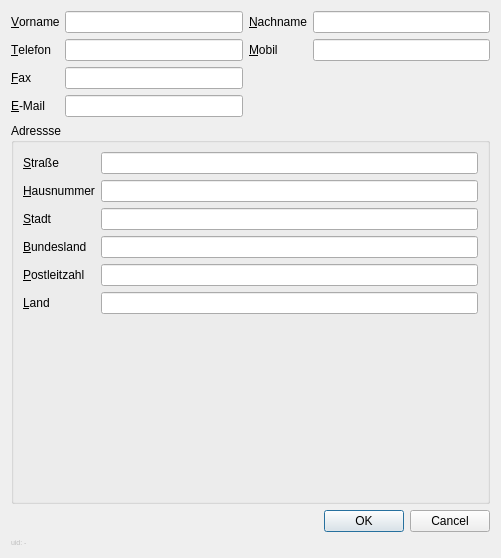
<?xml version="1.0" encoding="UTF-8"?>
<ui version="4.0">
 <class>Dialog</class>
 <widget class="QDialog" name="Dialog">
  <property name="geometry">
   <rect>
    <x>0</x>
    <y>0</y>
    <width>501</width>
    <height>558</height>
   </rect>
  </property>
  <property name="windowTitle">
   <string>Dialog</string>
  </property>
  <layout class="QVBoxLayout" name="verticalLayout">
   <item>
    <layout class="QHBoxLayout" name="horizontalLayout">
     <item>
      <layout class="QGridLayout" name="gridLayout">
       <item row="5" column="1">
        <widget class="QLineEdit" name="lineEdit_email"/>
       </item>
       <item row="5" column="0">
        <widget class="QLabel" name="label_email">
         <property name="text">
          <string>&amp;E-Mail</string>
         </property>
         <property name="buddy">
          <cstring>lineEdit_email</cstring>
         </property>
        </widget>
       </item>
       <item row="0" column="1">
        <widget class="QLineEdit" name="lineEdit_first_name"/>
       </item>
       <item row="3" column="1">
        <widget class="QLineEdit" name="lineEdit_fax"/>
       </item>
       <item row="2" column="0">
        <widget class="QLabel" name="label_telephone">
         <property name="text">
          <string>&amp;Telefon</string>
         </property>
         <property name="buddy">
          <cstring>lineEdit_telephone</cstring>
         </property>
        </widget>
       </item>
       <item row="0" column="0">
        <widget class="QLabel" name="label_first_name">
         <property name="text">
          <string>&amp;Vorname</string>
         </property>
         <property name="buddy">
          <cstring>lineEdit_first_name</cstring>
         </property>
        </widget>
       </item>
       <item row="2" column="1">
        <widget class="QLineEdit" name="lineEdit_telephone"/>
       </item>
       <item row="0" column="2">
        <widget class="QLabel" name="label_last_name">
         <property name="text">
          <string>&amp;Nachname</string>
         </property>
         <property name="buddy">
          <cstring>lineEdit_last_name</cstring>
         </property>
        </widget>
       </item>
       <item row="0" column="3">
        <widget class="QLineEdit" name="lineEdit_last_name"/>
       </item>
       <item row="3" column="0">
        <widget class="QLabel" name="label_fax">
         <property name="text">
          <string>&amp;Fax</string>
         </property>
         <property name="buddy">
          <cstring>lineEdit_fax</cstring>
         </property>
        </widget>
       </item>
       <item row="2" column="2">
        <widget class="QLabel" name="label_mobile">
         <property name="text">
          <string>&amp;Mobil</string>
         </property>
         <property name="buddy">
          <cstring>lineEdit_mobile</cstring>
         </property>
        </widget>
       </item>
       <item row="2" column="3">
        <widget class="QLineEdit" name="lineEdit_mobile"/>
       </item>
      </layout>
     </item>
    </layout>
   </item>
   <item>
    <widget class="QGroupBox" name="groupBox">
     <property name="title">
      <string>Adressse</string>
     </property>
     <layout class="QVBoxLayout" name="verticalLayout_2">
      <item>
       <layout class="QFormLayout" name="formLayout">
        <item row="0" column="0">
         <widget class="QLabel" name="label_street">
          <property name="text">
           <string>&amp;Straße</string>
          </property>
          <property name="buddy">
           <cstring>lineEdit_street</cstring>
          </property>
         </widget>
        </item>
        <item row="0" column="1">
         <widget class="QLineEdit" name="lineEdit_street"/>
        </item>
        <item row="1" column="0">
         <widget class="QLabel" name="label_house_number">
          <property name="text">
           <string>&amp;Hausnummer</string>
          </property>
          <property name="buddy">
           <cstring>lineEdit_house_number</cstring>
          </property>
         </widget>
        </item>
        <item row="1" column="1">
         <widget class="QLineEdit" name="lineEdit_house_number"/>
        </item>
        <item row="2" column="0">
         <widget class="QLabel" name="label_city">
          <property name="text">
           <string>&amp;Stadt</string>
          </property>
          <property name="buddy">
           <cstring>lineEdit_city</cstring>
          </property>
         </widget>
        </item>
        <item row="2" column="1">
         <widget class="QLineEdit" name="lineEdit_city"/>
        </item>
        <item row="3" column="0">
         <widget class="QLabel" name="label_state">
          <property name="text">
           <string>&amp;Bundesland</string>
          </property>
          <property name="buddy">
           <cstring>lineEdit_state</cstring>
          </property>
         </widget>
        </item>
        <item row="3" column="1">
         <widget class="QLineEdit" name="lineEdit_state"/>
        </item>
        <item row="4" column="0">
         <widget class="QLabel" name="label_zipcode">
          <property name="text">
           <string>&amp;Postleitzahl</string>
          </property>
          <property name="buddy">
           <cstring>lineEdit_zipcode</cstring>
          </property>
         </widget>
        </item>
        <item row="4" column="1">
         <widget class="QLineEdit" name="lineEdit_zipcode"/>
        </item>
        <item row="5" column="0">
         <widget class="QLabel" name="label_country">
          <property name="text">
           <string>&amp;Land</string>
          </property>
          <property name="buddy">
           <cstring>lineEdit_country</cstring>
          </property>
         </widget>
        </item>
        <item row="5" column="1">
         <widget class="QLineEdit" name="lineEdit_country"/>
        </item>
       </layout>
      </item>
     </layout>
    </widget>
   </item>
   <item>
    <widget class="QDialogButtonBox" name="buttonBox">
     <property name="orientation">
      <enum>Qt::Horizontal</enum>
     </property>
     <property name="standardButtons">
      <set>QDialogButtonBox::Cancel|QDialogButtonBox::Ok</set>
     </property>
    </widget>
   </item>
   <item>
    <widget class="QLabel" name="label_uid">
     <property name="enabled">
      <bool>false</bool>
     </property>
     <property name="sizePolicy">
      <sizepolicy hsizetype="Preferred" vsizetype="Maximum">
       <horstretch>0</horstretch>
       <verstretch>0</verstretch>
      </sizepolicy>
     </property>
     <property name="font">
      <font>
       <pointsize>5</pointsize>
      </font>
     </property>
     <property name="text">
      <string>uid: -</string>
     </property>
     <property name="alignment">
      <set>Qt::AlignLeading|Qt::AlignLeft|Qt::AlignVCenter</set>
     </property>
    </widget>
   </item>
  </layout>
 </widget>
 <tabstops>
  <tabstop>lineEdit_first_name</tabstop>
  <tabstop>lineEdit_last_name</tabstop>
  <tabstop>lineEdit_telephone</tabstop>
  <tabstop>lineEdit_mobile</tabstop>
  <tabstop>lineEdit_fax</tabstop>
  <tabstop>lineEdit_email</tabstop>
  <tabstop>lineEdit_street</tabstop>
  <tabstop>lineEdit_house_number</tabstop>
  <tabstop>lineEdit_city</tabstop>
  <tabstop>lineEdit_state</tabstop>
  <tabstop>lineEdit_zipcode</tabstop>
  <tabstop>lineEdit_country</tabstop>
 </tabstops>
 <resources/>
 <connections>
  <connection>
   <sender>buttonBox</sender>
   <signal>accepted()</signal>
   <receiver>Dialog</receiver>
   <slot>accept()</slot>
   <hints>
    <hint type="sourcelabel">
     <x>214</x>
     <y>359</y>
    </hint>
    <hint type="destinationlabel">
     <x>157</x>
     <y>274</y>
    </hint>
   </hints>
  </connection>
  <connection>
   <sender>buttonBox</sender>
   <signal>rejected()</signal>
   <receiver>Dialog</receiver>
   <slot>reject()</slot>
   <hints>
    <hint type="sourcelabel">
     <x>214</x>
     <y>359</y>
    </hint>
    <hint type="destinationlabel">
     <x>286</x>
     <y>274</y>
    </hint>
   </hints>
  </connection>
 </connections>
</ui>
